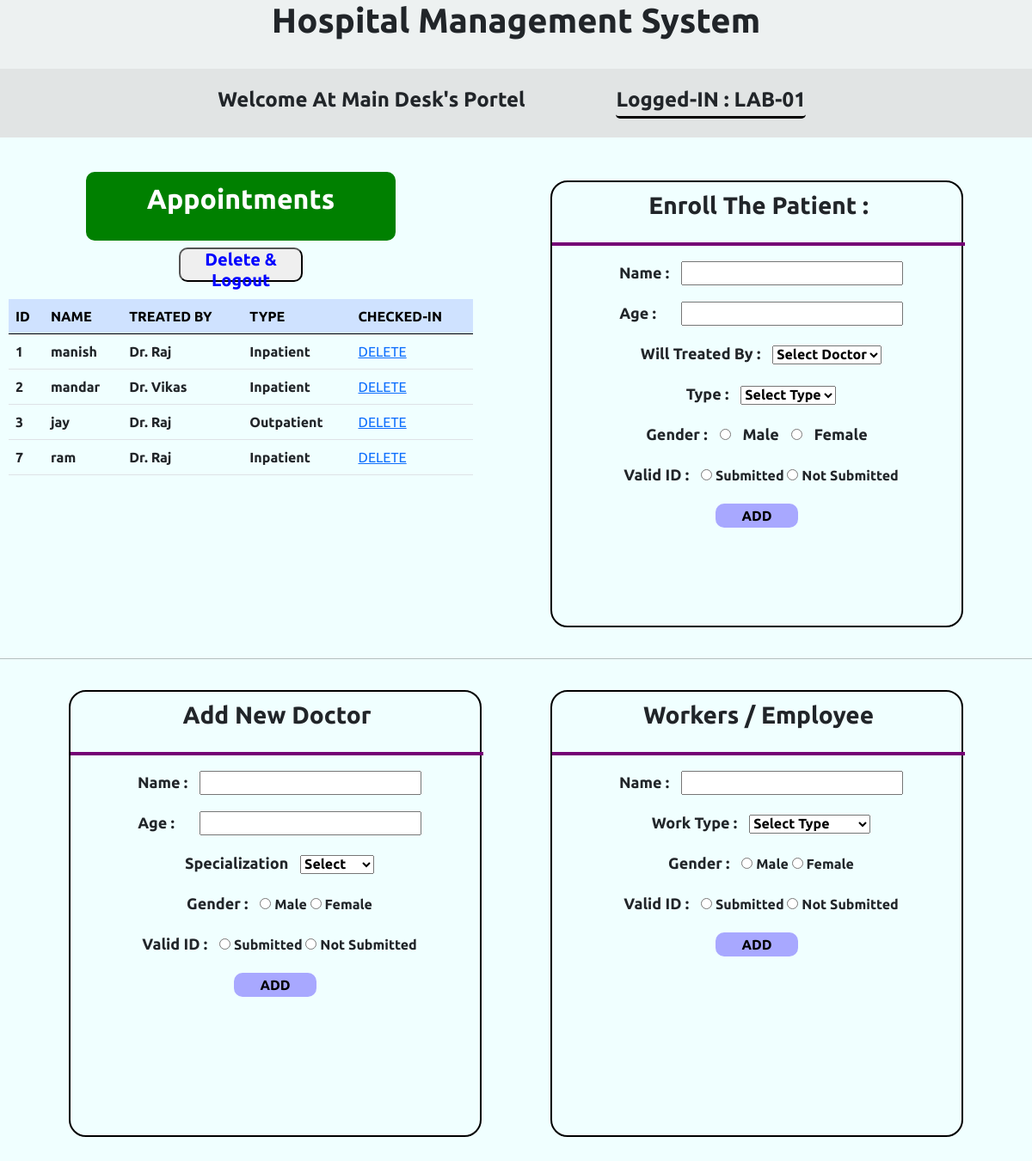
The page /desk_page.php (signed in) on the database its author committed.
### tables this page shows
CREATE TABLE `appointed_patients` (
  `pat_id` int(100) NOT NULL,
  `name` varchar(200) NOT NULL,
  `age` int(3) NOT NULL,
  `doc` varchar(200) NOT NULL,
  `type` varchar(200) NOT NULL,
  `gender` varchar(20) NOT NULL,
  `added` varchar(20) NOT NULL
);

### desk_page.php (the view, shortened to what this page needs)
<?php
$conn = mysqli_connect('localhost', 'root' ,'', 'DBMS_secB');
            $query = "select * from appointed_patients";
            $run = mysqli_query($conn,$query);
            $num = mysqli_num_rows($run);
?>
<!DOCTYPE html>
<html lang="en">
<head>
    <link href="https://cdn.jsdelivr.net/npm/bootstrap@5.0.2/dist/css/bootstrap.min.css" rel="stylesheet"
>
    <link rel="stylesheet" href="desk_page.css">
</head>
<body>
    <nav>
        <center>
            <div class="head1">
                <h1><b>Hospital Management System</b></h1>
            </div>
        </center>
        <div class="head2">
            <h4><b>Welcome At Main Desk's Portel  <snap class="user" style="margin-left:100px; padding-bottom:6px;">Logged-IN : <?php echo $_SESSION['name']?></snap></b></h4>
        </div>
    </nav>
    <div class="main">
        <div class="list">
            <center >
                <h2><b>Appointments</b></h2>
                <form class="" action="" method="post" autocomplete="off" style="font-weight: bolder;">
                <button type="submit" name="submit0"  style="width:12vw; height:5vh; color:blue;  border-radius:10px; margin-bottom:20px; font-weight: bolder;"
            ><h5><b>Delete & Logout </b></h5></button>
</form>
            </center>
            <table class="table" class="table-primary">
                <thead>
                    <tr class="table-primary">
                        <th scope="col">ID</th>
                        <th scope="col">NAME</th>
                        <th scope="col">TREATED BY</th>
                        <th scope="col">TYPE</th>
                        <th scope="col">CHECKED-IN</th>
                    </tr>
                </thead>
                <?php
                    if($num>0)
                    {
                        while($data=mysqli_fetch_assoc($run))
                        {
                            echo"
                                <tr>
                                <td><b>".$data['pat_id']."</b></td>
                                <td><b>".$data['name']."</b></td>
                                <td><b>".$data['doc']."</b></td>
                                <td><b>".$data['type']."</b></td>
                                <td><a href=''>DELETE</a></td>
                                </tr>
                            ";
                        };
                    }
                ?>
            </table>
        </div>
        <center>
            <div class="add">
                <section class="add_pat">
                    <h3>Enroll The Patient :</h3>
                    <form class="" action="" method="post" autocomplete="off" style="font-weight: bolder;">
                        <label for="">Name :</label>
                        <input type="text" name="name" required value="" style="font-weight: bolder;">
                        <br>
                        <label for="">Age :</label>
                        <input type="number" name="age" required value="" style="margin-left: 15px;font-weight:bolder;">
                        <br>
                        <label for="">Will Treated By : </label>
                        <select class="" name="doc" required style="font-weight: bolder;">
                            <option value="" selected hidden>Select Doctor</option>
                        </select>
                        <br>
                        <label for="">Type : </label>
                        <select class="" name="type" required style="font-weight: bolder;">
                            <option value="" selected hidden>Select Type</option>
                        </select>
                        <br>
                        <label for="">Gender : </label>
                        <input type="radio" name="gender" value="Male" required style="font-weight: bolder;">
                        <label for="gender"> Male</label>
                        <input type="radio" name="gender" value="Female" style="font-weight: bolder;">
                        <label for="gender">Female</label>
                        <br>
                        <label for="">Valid ID : </label>
                        <input type="radio" name="added" value="Submitted" style="font-weight: bolder;" required>
                        Submitted
                        <input type="radio" name="added" value="Not Submitted" style="font-weight: bolder;"> Not
                        Submitted
                        <br>
                        <button type="submit" name="submit1"
                            style="margin-top: 10px; width: 8vw; border-radius: 10px; border: 2px solid rgb(168, 168, 255);color: black; background-color: rgb(168, 168, 255); font-weight: bolder;">ADD</button>
                    </form>
                </section>
            </div>
        </center>
    </div>
    <hr>
<div class="mid">
    <center>
    <div class="add">
        <section class="add_pat">
            <h3>Add New Doctor</h3>
            <form class="" action="" method="post" autocomplete="off" style="font-weight: bolder;">
                <label for="">Name :</label>
                <input type="text" name="doc_name" required value="" style="font-weight: bolder;">
                <br>
                <label for="">Age :</label>
                <input type="number" name="doc_age" required value="" style="margin-left: 15px;font-weight:bolder;">
                <br>
                <label for="">Specialization </label>
                <select class="" name="doc_special" required style="font-weight: bolder;">
                    <option value="" selected hidden>Select</option>
                </select>
                <br>
                <label for="">Gender : </label>
                <input type="radio" name="doc_gender" value="Male" required style="font-weight: bolder;"> Male
                <input type="radio" name="doc_gender" value="Female" style="font-weight: bolder;"> Female
                <br>
                <label for="">Valid ID : </label>
                <input type="radio" name="doc_submiting" value="Submitted" style="font-weight: bolder;" required>
                Submitted
                <input type="radio" name="doc_submiting" value="Not Submitted" style="font-weight: bolder;"> Not
                Submitted
                <br>
                <button type="submit" name="submit2"
                    style="margin-top: 10px; width: 8vw; border-radius: 10px; border: 2px solid rgb(168, 168, 255);color: black; background-color: rgb(168, 168, 255); font-weight: bolder;">ADD</button>
            </form>
        </section>
    </div>
</center>
<center>
    <div class="add">
        <div class="row1">
            <section class="add_pat">
                <h3>Workers / Employee</h3>
                <form class="" action="" method="post" autocomplete="off" style="font-weight: bolder;">
                    <label for="">Name :</label>
                    <input type="text" name="em_name" required value="" style="font-weight: bolder;">
                    <br>
                    <label for="">Work Type : </label>
                    <select class="" name="em_type" required style="font-weight: bolder;">
                        <option value="" selected hidden>Select Type</option>
                    </select>
                    <br>
                    <label for="">Gender : </label>
                    <input type="radio" name="em_gender" value="Male" required style="font-weight: bolder;"> Male
                    <input type="radio" name="em_gender" value="Female" style="font-weight: bolder;"> Female
                    <br>
                    <label for="">Valid ID : </label>
                    <input type="radio" name="em_submiting" value="Submitted" style="font-weight: bolder;" required>
                    Submitted
                    <input type="radio" name="em_submiting" value="Not Submitted" style="font-weight: bolder;"> Not
                    Submitted
                    <br>
                    <button type="submit" name="submit3"
                        style="margin-top: 10px; width: 8vw; border-radius: 10px; border: 2px solid rgb(168, 168, 255);color: black; background-color: rgb(168, 168, 255); font-weight: bolder;">ADD</button>
                </form>
            </section>
        </div>
    </center>
    </div>
</body>
</html>

### desk_page.css (style rules this page uses)
* { margin: 0px 0px; padding: 0px 0px; font-family: 'Ubuntu', sans-serif; }
hr { color: black; }
body { background-color: azure; }
nav .head1 { min-width: 98vw; height: 10vh; background-color: rgb(237, 241, 241); }
nav .head2 { min-width: 98vw; min-height: 10vh; background-color: rgb(225, 228, 228); display: flex; justify-content: space-evenly; align-items: center; }
.user { min-width: 20vw; border-bottom: 3px solid black; border-radius: 5px; margin-left: 10px; margin-right: 10px; }
.main { display: flex; margin-top: 30px; height: 70vh; }
.list { min-width: 45vw; height: 100vh; margin:10px; }
.list h2 { width: 30vw; height: 10vh; border: 2px solid green; border-radius: 10px; padding: 10px; background-color: green; color: white; }
.add { min-width: 40vw; height: 100vh; margin-left: 80px; }
.add_pat { width: 40vw; height: 65vh; border: 2px solid black; margin-top: 20px; border-radius: 20px; }
.add h3 { width: 40vw; height: 8vh; font-weight: bolder; border-bottom: 4px solid rgb(117, 0, 117); margin-top: 10px; }
label { font-size: large; font-weight: bolder; margin: 10px; }
.mid { display: flex; }

### rows shown on the page
appointed_patients: pat_id "1", name "manish", doc "Dr. Raj", type "Inpatient"
appointed_patients: pat_id "2", name "mandar", doc "Dr. Vikas", type "Inpatient"
appointed_patients: pat_id "3", name "jay", doc "Dr. Raj", type "Outpatient"
appointed_patients: pat_id "7", name "ram", doc "Dr. Raj", type "Inpatient"

### other values the page prints
$_SESSION['name'] "LAB-01"
